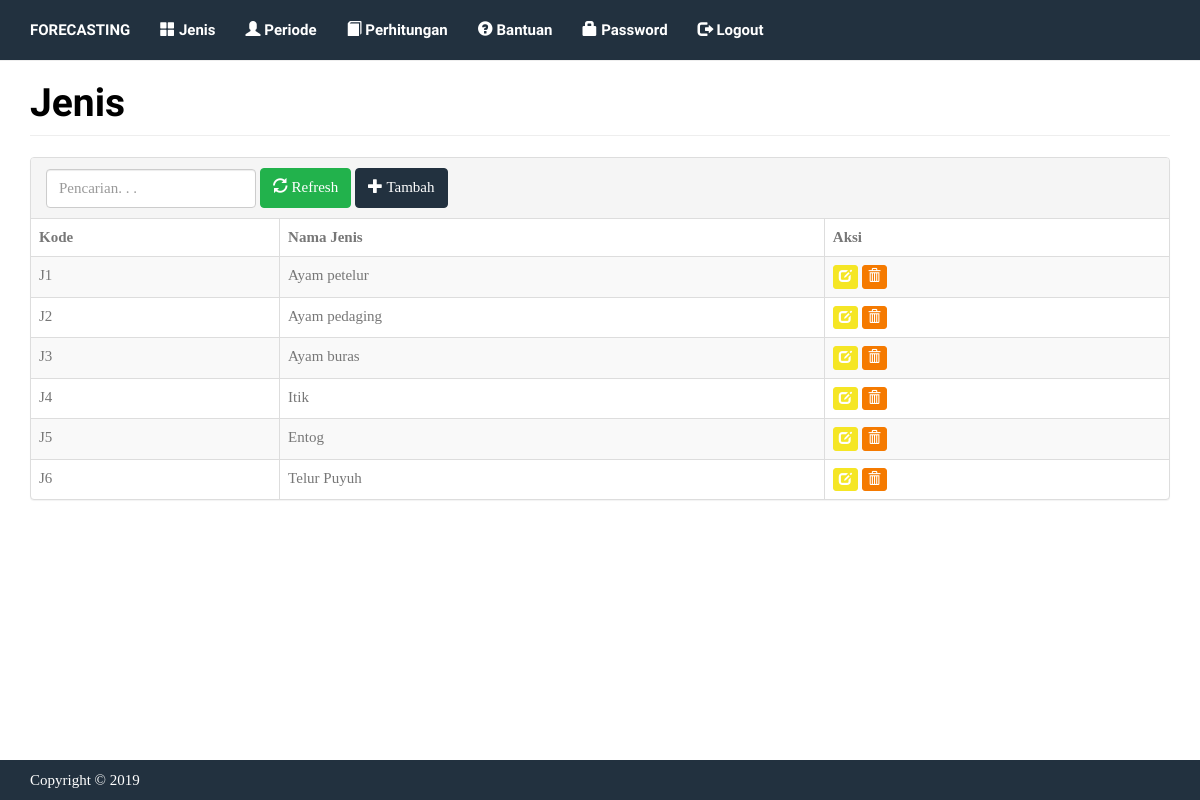
Page /index.php?m=jenis (signed in) on the committed database.
### tables this page shows
CREATE TABLE `tb_jenis` (
  `kode_jenis` varchar(16) NOT NULL,
  `nama_jenis` varchar(255) DEFAULT NULL
);

### functions.php (called while the page is built, shortened)
<?php
include 'config.php';
include'includes/ez_sql_core.php';
include'includes/ez_sql_mysqli.php';
$db = new ezSQL_mysqli($config[username], $config[password], $config[database_name], $config[server]);
include'includes/general.php';
$mod = $_GET[m];

### config.php (called while the page is built)
<?php
$config["server"]='localhost';
$config["username"]='root';
$config["password"]='';
$config["database_name"]='tugasakhir_forecasting';

### includes/ez_sql_core.php (called while the page is built, shortened)
<?php
	class ezSQLcore
	{
		var $timers           = array();
		function get_host_port( $host, $default = false )
		{
			$port = $default;
			return array( $host, $port );
		}
		function flush()
		{
			$this->last_result = array();
		}
		function get_results($query=null, $output = OBJECT)
		{
			if ( $query )
			{
				$this->query($query);
			}
			if ( $output == OBJECT )
			{
				return $this->last_result;
			}
		}
		function timer_get_cur()
		{
			list($usec, $sec) = explode(" ",microtime());
			return ((float)$usec + (float)$sec);
		}
		function timer_start($timer_name)
		{
			$this->timers[$timer_name] = $this->timer_get_cur();
		}
		function timer_elapsed($timer_name)
		{
			return round($this->timer_get_cur() - $this->timers[$timer_name],2);
		}
	}

### includes/general.php (called while the page is built, shortened)
<?php
function esc_field($str){
    if (!get_magic_quotes_gpc())
        return addslashes($str);
    else
        return $str;
}

### includes/ez_sql_mysqli.php (called while the page is built, shortened)
<?php
	$ezsql_mysqli_str = array
	(
		1 => 'Require $dbuser and $dbpassword to connect to a database server',
		2 => 'Error establishing mySQLi database connection. Correct user/password? Correct hostname? Database server running?',
		3 => 'Require $dbname to SELECT a database',
		4 => 'mySQLi database connection is not active',
		5 => 'Unexpected error while trying to SELECT database'
	);
	class ezSQL_mysqli extends ezSQLcore
	{
		function connect($dbuser='', $dbpassword='', $dbhost='localhost', $dbport=false)
		{
			global $ezsql_mysqli_str; $return_val = false;
			if ( ! $dbuser )
			{
				$this->register_error($ezsql_mysqli_str[1].' in '.__FILE__.' on line '.__LINE__);
				$this->show_errors ? trigger_error($ezsql_mysqli_str[1],E_USER_WARNING) : null;
			}
			else
			{
				$this->dbh = new mysqli($dbhost,$dbuser,$dbpassword, '', $dbport);
				if( $this->dbh->connect_errno )
				{
					$this->register_error($ezsql_mysqli_str[2].' in '.__FILE__.' on line '.__LINE__);
					$this->show_errors ? trigger_error($ezsql_mysqli_str[2],E_USER_WARNING) : null;
				}
				else
				{
					$return_val = true;
				}
			}
			return $return_val;
		}
		function query($query)
		{
			$return_val = 0;
			$query = trim($query);
			$this->result = @$this->dbh->query($query);
			if ( preg_match("/^(insert|delete|update|replace|truncate|drop|create|alter|begin|commit|rollback|set|lock|unlock|call)/i",$query) )
			{
				$is_insert = true;
				$this->rows_affected = @$this->dbh->affected_rows;
				if ( preg_match("/^(insert|replace)\s+/i",$query) )
				{
					$this->insert_id = @$this->dbh->insert_id;
				}
				$return_val = $this->rows_affected;
			}
			else
			{
				$is_insert = false;
				$i=0;
				$num_rows=0;
				while ( $row = @$this->result->fetch_object() )
				{
					$num_rows++;
				}
				$this->num_rows = $num_rows;
				$return_val = $this->num_rows;
			}
			return $return_val;
		}
	}

### jenis.php (the view, shortened to what this page needs)
<div class="page-header">
    <h1>Jenis</h1>
</div>
<div class="panel panel-default">
    <div class="panel-heading">
        <form class="form-inline">
            <div class="form-group">
                <input class="form-control" type="text" placeholder="Pencarian. . ." name="q" value="<?=$_GET['q']?>" />
            </div>
            <div class="form-group">
                <button class="btn btn-success"><span class="glyphicon glyphicon-refresh"></span> Refresh</a>
            </div>
            <div class="form-group">
                <a class="btn btn-primary" href="?m=jenis_tambah"><span class="glyphicon glyphicon-plus"></span> Tambah</a>
            </div>
        </form>
    </div>
    <table class="table table-bordered table-hover table-striped">
    <thead>
        <tr>
            <th>Kode</th>
            <th>Nama Jenis</th>
            <th>Aksi</th>
        </tr>
    </thead>
    <?php
    $q = esc_field($_GET['q']);
    $rows = $db->get_results("SELECT * FROM tb_jenis WHERE nama_jenis LIKE '%$q%' ORDER BY kode_jenis");
    foreach($rows as $row):?>
    <tr>
        <td><?=$row->kode_jenis ?></td>
        <td><?=$row->nama_jenis?></td>
        <td>
            <a class="btn btn-xs btn-warning" href="?m=jenis_ubah&ID=<?=$row->kode_jenis?>"><span class="glyphicon glyphicon-edit"></span></a>
            <a class="btn btn-xs btn-danger" href="aksi.php?act=jenis_hapus&ID=<?=$row->kode_jenis?>" onclick="return confirm('Hapus data?')"><span class="glyphicon glyphicon-trash"></span></a>
        </td>
    </tr>
    <?php endforeach;
    ?>
    </table>
</div>

### index.php (shortened to what this page needs)
<?php
include 'functions.php';
?>
<!DOCTYPE html>
<html lang="en">
  <head>
    <?php include "./views/style.php" ?>
  </head>
  <body>
    <nav class="navbar navbar-default navbar-static-top">
      <div class="container">
        <div class="navbar-header">
          <a class="navbar-brand" href="?">Forecasting</a>
        </div>
        <div id="navbar" class="navbar-collapse collapse">
          <ul class="nav navbar-nav">
            <?php if($_SESSION['login']):?>
            <li><a href="?m=jenis"><span class="glyphicon glyphicon-th-large"></span> Jenis</a></li>
            <li><a href="?m=periode"><span class="glyphicon glyphicon-user"></span> Periode</a></li>
            <li><a href="?m=hitung"><span class="glyphicon glyphicon-book"></span> Perhitungan</a></li>
            <li><a href="?m=bantuan"><span class="glyphicon glyphicon-question-sign"></span> Bantuan</a></li>
            <li><a href="?m=password"><span class="glyphicon glyphicon-lock"></span> Password</a></li>
            <li><a href="aksi.php?act=logout"><span class="glyphicon glyphicon-log-out"></span> Logout</a></li>
            <?php else:?>
            <li><a href="?m=hitung"><span class="glyphicon glyphicon-book"></span> Perhitungan</a></li>
            <li><a href="?m=bantuan_list"><span class="glyphicon glyphicon-question-sign"></span> Bantuan</a></li>
            <li><a href="?m=login"><span class="glyphicon glyphicon-log-in"></span> Login</a></li>
            <?php endif?>
          </ul>
        </div>
    </nav>
    <div class="container">
    <?php
        if(file_exists($mod.'.php'))
            include $mod.'.php';
        else
            include 'home.php';
    ?>
    </div>
    <?php include "./views/footer.php" ?>
</html>

### views/style.php (shortened to what this page needs)
<link href="assets/css/journal-bootstrap.min.css" rel="stylesheet"/>
<link href="assets/css/general.css" rel="stylesheet"/>

### views/footer.php
<footer class="footer bg-primary">
	<div class="container">
    	<p>Copyright &copy; <?=date('Y')?></p>
    </div>
</footer>

### assets/css/general.css (style rules this page uses)
html { position: relative; min-height: 100%; }
body { margin-bottom: 70px; }
.footer { position: absolute; bottom: 0; width: 100%; height: 40px; }
.footer p { margin: 10px 0; }
.page-header { margin-top: 0; padding-bottom: 0; }
.page-header h1 { margin-top: 0; }

### rows in the picture
tb_jenis: kode_jenis "J1", nama_jenis "Ayam petelur"
tb_jenis: kode_jenis "J2", nama_jenis "Ayam pedaging"
tb_jenis: kode_jenis "J3", nama_jenis "Ayam buras"
tb_jenis: kode_jenis "J4", nama_jenis "Itik"
tb_jenis: kode_jenis "J5", nama_jenis "Entog"
tb_jenis: kode_jenis "J6", nama_jenis "Telur Puyuh"
